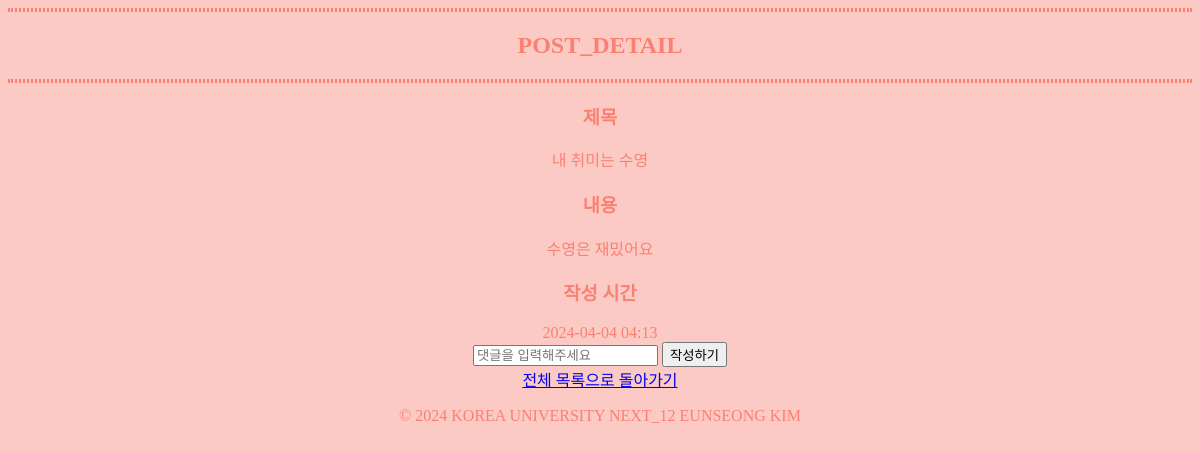
The app's page /detail/19/ with its own data.
### blogApp/models.py (models this page shows, shortened)
class Article(models.Model):
    title = models.CharField(max_length=200)
    content = models.TextField()
    created_at = models.DateTimeField(auto_now_add=True)
    category = models.CharField(max_length=50, choices=CATEGORY_CHOICES, default='hobby')
    objects = ArticleManager()

### blogApp/views.py (the view, shortened to what this page needs)
# urls.py: path('detail/<int:article_id>/', views.detail, name='detail'),
def detail(request, article_id):
    article = Article.objects.get(id=article_id)
    return render(request, 'detail.html', {'article': article})

### blogApp/templates/detail.html (shortened to what this page needs)
{% extends 'base.html' %} {% block css %} {% load static %}
<link rel="stylesheet" type="text/css" href="{% static 'detail.css' %}" />
{% endblock %} {% block content %}
<hr/>
        <h2>POST_DETAIL</h2>
<hr/>
        <div>
            <h3>제목</h3>
            <div>{{ article.title }}</div>
        </div>
        <div>
            <h3>내용</h3>
            <div>{{ article.content }}</div>
        </div>
        <div>
            <h3>작성 시간</h3>
            <div>{{ article.created_at|date:"Y-m-d H:i" }}</div>
        </div>
        <form method="POST">
            <input type="text" name="content" placeholder="댓글을 입력해주세요" />
            <button type="submit">작성하기</button>
        </form>
        <a href="{% url 'list' %}">전체 목록으로 돌아가기</a>
{% endblock %}

### blogApp/static/base.css (style rules this page uses)
body { color: salmon; text-align: center; background-color: rgba(250, 128, 114, 0.411); }
hr { border: 2px dotted salmon; }

### records on screen
Article: title "내 취미는 수영", content "수영은 재밌어요", created_at "2024-04-04 04:13"
